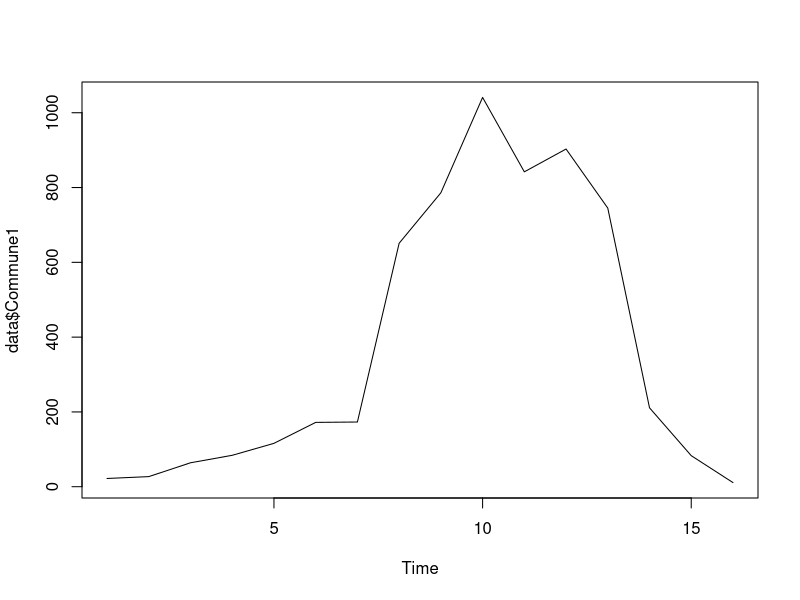
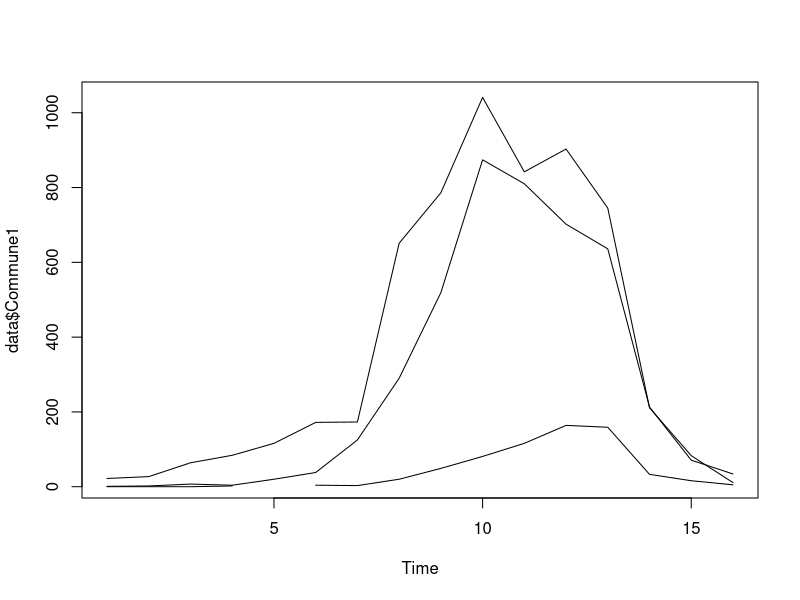
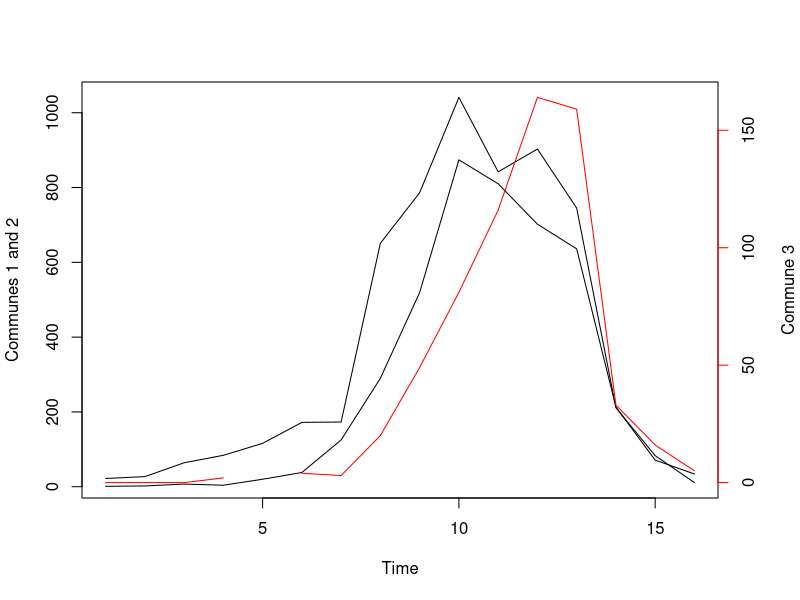

Recreate these plots in R, in order.
## ---- chunk 1
knitr::opts_chunk$set(echo = TRUE)
## ---- chunk 2
data <- read.csv('../data/niamey.csv')
## ---- chunk 3
plot(data$Time, data$Commune1, type='l', xlab='Time')
## ---- chunk 4
plot(data$Time, data$Commune1, type='l', xlab='Time')
lines(data$Time, data$Commune2)
lines(data$Time, data$Commune3)
## ---- chunk 5
par(mar=c(5,4,4,4)+0.1)
plot(data$Time, data$Commune1, type='l', xlab='Time', ylab='Communes 1 and 2')
lines(data$Time, data$Commune2)
par(new=TRUE)
plot(data$Time, data$Commune3, type='l', col='red', xlab='', ylab='', axes=FALSE)
axis(4, col='red')
mtext('Commune 3', side=4, line=3)
